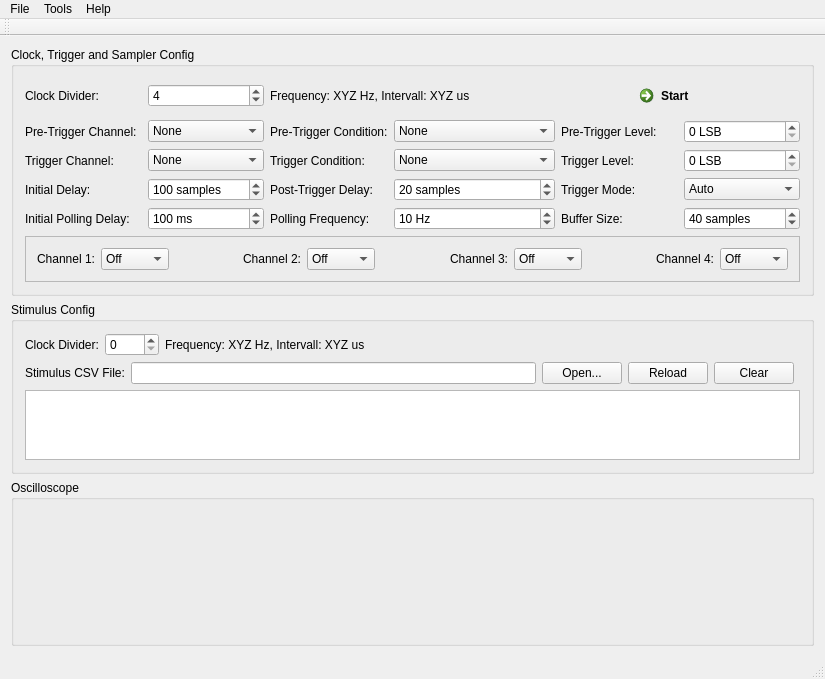
<?xml version="1.0" encoding="UTF-8"?>
<ui version="4.0">
 <class>MainWindow</class>
 <widget class="QMainWindow" name="MainWindow">
  <property name="geometry">
   <rect>
    <x>0</x>
    <y>0</y>
    <width>825</width>
    <height>679</height>
   </rect>
  </property>
  <property name="windowTitle">
   <string>BBLab</string>
  </property>
  <widget class="QWidget" name="centralWidget">
   <layout class="QVBoxLayout" name="verticalLayout">
    <item>
     <widget class="QGroupBox" name="config_sampler">
      <property name="title">
       <string>Clock, Trigger and Sampler Config</string>
      </property>
      <layout class="QGridLayout" name="gridLayout">
       <item row="0" column="0">
        <widget class="QLabel" name="label">
         <property name="text">
          <string>Clock Divider:</string>
         </property>
        </widget>
       </item>
       <item row="0" column="1">
        <widget class="QSpinBox" name="clkdiv">
         <property name="minimum">
          <number>1</number>
         </property>
         <property name="maximum">
          <number>1000</number>
         </property>
         <property name="value">
          <number>4</number>
         </property>
        </widget>
       </item>
       <item row="3" column="0">
        <widget class="QLabel" name="label_7">
         <property name="text">
          <string>Initial Delay:</string>
         </property>
        </widget>
       </item>
       <item row="3" column="2">
        <widget class="QLabel" name="label_8">
         <property name="text">
          <string>Post-Trigger Delay:</string>
         </property>
        </widget>
       </item>
       <item row="3" column="1">
        <widget class="QSpinBox" name="trigger_init_ticks">
         <property name="suffix">
          <string> samples</string>
         </property>
         <property name="prefix">
          <string/>
         </property>
         <property name="maximum">
          <number>1000</number>
         </property>
         <property name="value">
          <number>100</number>
         </property>
        </widget>
       </item>
       <item row="3" column="3">
        <widget class="QSpinBox" name="posttrig_nticks">
         <property name="suffix">
          <string> samples</string>
         </property>
         <property name="maximum">
          <number>999</number>
         </property>
         <property name="value">
          <number>20</number>
         </property>
        </widget>
       </item>
       <item row="4" column="0">
        <widget class="QLabel" name="label_9">
         <property name="text">
          <string>Initial Polling Delay:</string>
         </property>
        </widget>
       </item>
       <item row="4" column="2">
        <widget class="QLabel" name="label_10">
         <property name="text">
          <string>Polling Frequency:</string>
         </property>
        </widget>
       </item>
       <item row="4" column="1">
        <widget class="QSpinBox" name="poll_init_delay">
         <property name="suffix">
          <string> ms</string>
         </property>
         <property name="maximum">
          <number>10000</number>
         </property>
         <property name="value">
          <number>100</number>
         </property>
        </widget>
       </item>
       <item row="4" column="3">
        <widget class="QSpinBox" name="poll_frequency">
         <property name="suffix">
          <string> Hz</string>
         </property>
         <property name="minimum">
          <number>1</number>
         </property>
         <property name="value">
          <number>10</number>
         </property>
        </widget>
       </item>
       <item row="5" column="0" colspan="6">
        <widget class="QFrame" name="frame">
         <property name="sizePolicy">
          <sizepolicy hsizetype="Preferred" vsizetype="Fixed">
           <horstretch>0</horstretch>
           <verstretch>0</verstretch>
          </sizepolicy>
         </property>
         <property name="frameShape">
          <enum>QFrame::StyledPanel</enum>
         </property>
         <property name="frameShadow">
          <enum>QFrame::Raised</enum>
         </property>
         <layout class="QGridLayout" name="gridLayout_3">
          <property name="sizeConstraint">
           <enum>QLayout::SetDefaultConstraint</enum>
          </property>
          <item row="0" column="0">
           <widget class="QLabel" name="label_14">
            <property name="text">
             <string>Channel 1:</string>
            </property>
           </widget>
          </item>
          <item row="0" column="3">
           <widget class="QLabel" name="label_11">
            <property name="text">
             <string>Channel 2:</string>
            </property>
           </widget>
          </item>
          <item row="0" column="6">
           <widget class="QLabel" name="label_12">
            <property name="text">
             <string>Channel 3:</string>
            </property>
           </widget>
          </item>
          <item row="0" column="9">
           <widget class="QLabel" name="label_13">
            <property name="text">
             <string>Channel 4:</string>
            </property>
           </widget>
          </item>
          <item row="0" column="1">
           <widget class="QComboBox" name="ch1">
            <item>
             <property name="text">
              <string>Off</string>
             </property>
            </item>
            <item>
             <property name="text">
              <string>Digital</string>
             </property>
            </item>
            <item>
             <property name="text">
              <string>Analog</string>
             </property>
            </item>
            <item>
             <property name="text">
              <string>Both</string>
             </property>
            </item>
           </widget>
          </item>
          <item row="0" column="4">
           <widget class="QComboBox" name="ch2">
            <item>
             <property name="text">
              <string>Off</string>
             </property>
            </item>
            <item>
             <property name="text">
              <string>Digital</string>
             </property>
            </item>
            <item>
             <property name="text">
              <string>Analog</string>
             </property>
            </item>
            <item>
             <property name="text">
              <string>Both</string>
             </property>
            </item>
           </widget>
          </item>
          <item row="0" column="7">
           <widget class="QComboBox" name="ch3">
            <item>
             <property name="text">
              <string>Off</string>
             </property>
            </item>
            <item>
             <property name="text">
              <string>Digital</string>
             </property>
            </item>
            <item>
             <property name="text">
              <string>Analog</string>
             </property>
            </item>
            <item>
             <property name="text">
              <string>Both</string>
             </property>
            </item>
           </widget>
          </item>
          <item row="0" column="10">
           <widget class="QComboBox" name="ch4">
            <item>
             <property name="text">
              <string>Off</string>
             </property>
            </item>
            <item>
             <property name="text">
              <string>Digital</string>
             </property>
            </item>
            <item>
             <property name="text">
              <string>Analog</string>
             </property>
            </item>
            <item>
             <property name="text">
              <string>Both</string>
             </property>
            </item>
           </widget>
          </item>
          <item row="0" column="2">
           <spacer name="horizontalSpacer">
            <property name="orientation">
             <enum>Qt::Horizontal</enum>
            </property>
            <property name="sizeHint" stdset="0">
             <size>
              <width>40</width>
              <height>20</height>
             </size>
            </property>
           </spacer>
          </item>
          <item row="0" column="5">
           <spacer name="horizontalSpacer_2">
            <property name="orientation">
             <enum>Qt::Horizontal</enum>
            </property>
            <property name="sizeHint" stdset="0">
             <size>
              <width>40</width>
              <height>20</height>
             </size>
            </property>
           </spacer>
          </item>
          <item row="0" column="8">
           <spacer name="horizontalSpacer_3">
            <property name="orientation">
             <enum>Qt::Horizontal</enum>
            </property>
            <property name="sizeHint" stdset="0">
             <size>
              <width>40</width>
              <height>20</height>
             </size>
            </property>
           </spacer>
          </item>
         </layout>
        </widget>
       </item>
       <item row="3" column="4">
        <widget class="QLabel" name="label_17">
         <property name="text">
          <string>Trigger Mode:</string>
         </property>
        </widget>
       </item>
       <item row="4" column="4">
        <widget class="QLabel" name="label_18">
         <property name="text">
          <string>Buffer Size:</string>
         </property>
        </widget>
       </item>
       <item row="4" column="5">
        <widget class="QSpinBox" name="samplelen">
         <property name="suffix">
          <string> samples</string>
         </property>
         <property name="maximum">
          <number>999</number>
         </property>
         <property name="value">
          <number>40</number>
         </property>
        </widget>
       </item>
       <item row="3" column="5">
        <widget class="QComboBox" name="trigger_runmode">
         <item>
          <property name="text">
           <string>Auto</string>
          </property>
         </item>
         <item>
          <property name="text">
           <string>Normal</string>
          </property>
         </item>
         <item>
          <property name="text">
           <string>Single</string>
          </property>
         </item>
        </widget>
       </item>
       <item row="0" column="2" colspan="4">
        <layout class="QHBoxLayout" name="horizontalLayout">
         <item>
          <widget class="QLabel" name="clkinfo">
           <property name="text">
            <string>Frequency: XYZ Hz, Intervall: XYZ us</string>
           </property>
          </widget>
         </item>
         <item>
          <spacer name="horizontalSpacer_4">
           <property name="orientation">
            <enum>Qt::Horizontal</enum>
           </property>
           <property name="sizeHint" stdset="0">
            <size>
             <width>40</width>
             <height>20</height>
            </size>
           </property>
          </spacer>
         </item>
         <item>
          <widget class="QCommandLinkButton" name="start_stop">
           <property name="text">
            <string>Start</string>
           </property>
          </widget>
         </item>
        </layout>
       </item>
       <item row="1" column="5">
        <widget class="QSpinBox" name="pretrig_value">
         <property name="suffix">
          <string> LSB</string>
         </property>
         <property name="maximum">
          <number>254</number>
         </property>
        </widget>
       </item>
       <item row="1" column="4">
        <widget class="QLabel" name="label_3">
         <property name="text">
          <string>Pre-Trigger Level:</string>
         </property>
        </widget>
       </item>
       <item row="2" column="5">
        <widget class="QSpinBox" name="trigger_value">
         <property name="suffix">
          <string> LSB</string>
         </property>
         <property name="maximum">
          <number>254</number>
         </property>
        </widget>
       </item>
       <item row="2" column="4">
        <widget class="QLabel" name="label_5">
         <property name="text">
          <string>Trigger Level:</string>
         </property>
        </widget>
       </item>
       <item row="1" column="3">
        <widget class="QComboBox" name="pretrig_mode">
         <item>
          <property name="text">
           <string>None</string>
          </property>
         </item>
         <item>
          <property name="text">
           <string>Less-Then</string>
          </property>
         </item>
         <item>
          <property name="text">
           <string>Less-Equal</string>
          </property>
         </item>
         <item>
          <property name="text">
           <string>Equal</string>
          </property>
         </item>
         <item>
          <property name="text">
           <string>Greater-Equal</string>
          </property>
         </item>
         <item>
          <property name="text">
           <string>Greater-Then</string>
          </property>
         </item>
         <item>
          <property name="text">
           <string>Rising Edge (LT =&gt; GE)</string>
          </property>
         </item>
         <item>
          <property name="text">
           <string>Falling Edge (GT =&gt; LE)</string>
          </property>
         </item>
        </widget>
       </item>
       <item row="2" column="3">
        <widget class="QComboBox" name="trigger_mode">
         <item>
          <property name="text">
           <string>None</string>
          </property>
         </item>
         <item>
          <property name="text">
           <string>Less-Then</string>
          </property>
         </item>
         <item>
          <property name="text">
           <string>Less-Equal</string>
          </property>
         </item>
         <item>
          <property name="text">
           <string>Equal</string>
          </property>
         </item>
         <item>
          <property name="text">
           <string>Greater-Equal</string>
          </property>
         </item>
         <item>
          <property name="text">
           <string>Greater-Then</string>
          </property>
         </item>
         <item>
          <property name="text">
           <string>Rising Edge (LT =&gt; GE)</string>
          </property>
         </item>
         <item>
          <property name="text">
           <string>Falling Edge (GT =&gt; LE)</string>
          </property>
         </item>
        </widget>
       </item>
       <item row="1" column="2">
        <widget class="QLabel" name="label_2">
         <property name="text">
          <string>Pre-Trigger Condition:</string>
         </property>
        </widget>
       </item>
       <item row="2" column="2">
        <widget class="QLabel" name="label_4">
         <property name="text">
          <string>Trigger Condition:</string>
         </property>
        </widget>
       </item>
       <item row="1" column="0">
        <widget class="QLabel" name="label_15">
         <property name="text">
          <string>Pre-Trigger Channel:</string>
         </property>
        </widget>
       </item>
       <item row="1" column="1">
        <widget class="QComboBox" name="pretrig_channel">
         <item>
          <property name="text">
           <string>None</string>
          </property>
         </item>
         <item>
          <property name="text">
           <string>Digital 1</string>
          </property>
         </item>
         <item>
          <property name="text">
           <string>Digital 2</string>
          </property>
         </item>
         <item>
          <property name="text">
           <string>Digital 3</string>
          </property>
         </item>
         <item>
          <property name="text">
           <string>Digital 4</string>
          </property>
         </item>
         <item>
          <property name="text">
           <string>Analog 1</string>
          </property>
         </item>
         <item>
          <property name="text">
           <string>Analog 2</string>
          </property>
         </item>
         <item>
          <property name="text">
           <string>Analog 3</string>
          </property>
         </item>
         <item>
          <property name="text">
           <string>Analog 4</string>
          </property>
         </item>
         <item>
          <property name="text">
           <string>Ouput Idx</string>
          </property>
         </item>
        </widget>
       </item>
       <item row="2" column="0">
        <widget class="QLabel" name="label_16">
         <property name="text">
          <string>Trigger Channel:</string>
         </property>
        </widget>
       </item>
       <item row="2" column="1">
        <widget class="QComboBox" name="trigger_channel">
         <item>
          <property name="text">
           <string>None</string>
          </property>
         </item>
         <item>
          <property name="text">
           <string>Digital 1</string>
          </property>
         </item>
         <item>
          <property name="text">
           <string>Digital 2</string>
          </property>
         </item>
         <item>
          <property name="text">
           <string>Digital 3</string>
          </property>
         </item>
         <item>
          <property name="text">
           <string>Digital 4</string>
          </property>
         </item>
         <item>
          <property name="text">
           <string>Analog 1</string>
          </property>
         </item>
         <item>
          <property name="text">
           <string>Analog 2</string>
          </property>
         </item>
         <item>
          <property name="text">
           <string>Analog 3</string>
          </property>
         </item>
         <item>
          <property name="text">
           <string>Analog 4</string>
          </property>
         </item>
         <item>
          <property name="text">
           <string>Output Idx</string>
          </property>
         </item>
        </widget>
       </item>
      </layout>
     </widget>
    </item>
    <item>
     <widget class="QGroupBox" name="config_stim">
      <property name="title">
       <string>Stimulus Config</string>
      </property>
      <layout class="QGridLayout" name="gridLayout_2">
       <item row="0" column="0" colspan="6">
        <layout class="QHBoxLayout" name="horizontalLayout_2">
         <item>
          <widget class="QLabel" name="label_6">
           <property name="text">
            <string>Clock Divider:</string>
           </property>
          </widget>
         </item>
         <item>
          <widget class="QSpinBox" name="outclkdiv">
           <property name="minimum">
            <number>0</number>
           </property>
           <property name="maximum">
            <number>1000</number>
           </property>
           <property name="value">
            <number>0</number>
           </property>
          </widget>
         </item>
         <item>
          <widget class="QLabel" name="outclkinfo">
           <property name="text">
            <string>Frequency: XYZ Hz, Intervall: XYZ us</string>
           </property>
          </widget>
         </item>
         <item>
          <spacer name="horizontalSpacer_5">
           <property name="orientation">
            <enum>Qt::Horizontal</enum>
           </property>
           <property name="sizeHint" stdset="0">
            <size>
             <width>40</width>
             <height>20</height>
            </size>
           </property>
          </spacer>
         </item>
        </layout>
       </item>
       <item row="1" column="0">
        <widget class="QLabel" name="label_19">
         <property name="text">
          <string>Stimulus CSV File:</string>
         </property>
        </widget>
       </item>
       <item row="1" column="1">
        <widget class="QLineEdit" name="stim_filename"/>
       </item>
       <item row="1" column="2">
        <widget class="QPushButton" name="stim_open">
         <property name="text">
          <string>Open...</string>
         </property>
        </widget>
       </item>
       <item row="2" column="0" colspan="6">
        <widget class="QPlainTextEdit" name="stim_info">
         <property name="sizePolicy">
          <sizepolicy hsizetype="Expanding" vsizetype="Preferred">
           <horstretch>0</horstretch>
           <verstretch>0</verstretch>
          </sizepolicy>
         </property>
         <property name="maximumSize">
          <size>
           <width>16777215</width>
           <height>70</height>
          </size>
         </property>
         <property name="readOnly">
          <bool>true</bool>
         </property>
        </widget>
       </item>
       <item row="1" column="4">
        <widget class="QPushButton" name="stim_clear">
         <property name="text">
          <string>Clear</string>
         </property>
        </widget>
       </item>
       <item row="1" column="3">
        <widget class="QPushButton" name="stim_reload">
         <property name="text">
          <string>Reload</string>
         </property>
        </widget>
       </item>
      </layout>
     </widget>
    </item>
    <item>
     <widget class="QGroupBox" name="groupBox_3">
      <property name="sizePolicy">
       <sizepolicy hsizetype="Preferred" vsizetype="Expanding">
        <horstretch>0</horstretch>
        <verstretch>0</verstretch>
       </sizepolicy>
      </property>
      <property name="title">
       <string>Oscilloscope</string>
      </property>
     </widget>
    </item>
   </layout>
  </widget>
  <widget class="QMenuBar" name="menuBar">
   <property name="geometry">
    <rect>
     <x>0</x>
     <y>0</y>
     <width>825</width>
     <height>20</height>
    </rect>
   </property>
   <widget class="QMenu" name="menuHelp">
    <property name="title">
     <string>Help</string>
    </property>
    <addaction name="actionAbout_BBLab"/>
   </widget>
   <widget class="QMenu" name="menuFile">
    <property name="title">
     <string>File</string>
    </property>
    <addaction name="actionNew_Config"/>
    <addaction name="actionOpen_Config"/>
    <addaction name="actionSave_Config"/>
    <addaction name="actionSave_Config_As"/>
    <addaction name="separator"/>
    <addaction name="actionExport_Data"/>
    <addaction name="actionExport_Image"/>
    <addaction name="separator"/>
    <addaction name="actionQuit"/>
   </widget>
   <widget class="QMenu" name="menuTools">
    <property name="title">
     <string>Tools</string>
    </property>
    <addaction name="actionRunning"/>
    <addaction name="actionSampler_Config"/>
    <addaction name="actionStimulus_Config"/>
   </widget>
   <addaction name="menuFile"/>
   <addaction name="menuTools"/>
   <addaction name="menuHelp"/>
  </widget>
  <widget class="QToolBar" name="mainToolBar">
   <attribute name="toolBarArea">
    <enum>TopToolBarArea</enum>
   </attribute>
   <attribute name="toolBarBreak">
    <bool>false</bool>
   </attribute>
  </widget>
  <widget class="QStatusBar" name="statusBar"/>
  <action name="actionNew_Config">
   <property name="text">
    <string>New Config</string>
   </property>
  </action>
  <action name="actionOpen_Config">
   <property name="text">
    <string>Open Config..</string>
   </property>
  </action>
  <action name="actionSave_Config">
   <property name="text">
    <string>Save Config</string>
   </property>
  </action>
  <action name="actionSave_Config_As">
   <property name="text">
    <string>Save Config As..</string>
   </property>
  </action>
  <action name="actionExport_Data">
   <property name="text">
    <string>Export Data..</string>
   </property>
  </action>
  <action name="actionExport_Image">
   <property name="text">
    <string>Export Image..</string>
   </property>
  </action>
  <action name="actionSampler_Config">
   <property name="checkable">
    <bool>true</bool>
   </property>
   <property name="checked">
    <bool>true</bool>
   </property>
   <property name="text">
    <string>Sampler Config</string>
   </property>
  </action>
  <action name="actionStimulus_Config">
   <property name="checkable">
    <bool>true</bool>
   </property>
   <property name="checked">
    <bool>true</bool>
   </property>
   <property name="text">
    <string>Stimulus Config</string>
   </property>
  </action>
  <action name="actionRunning">
   <property name="checkable">
    <bool>true</bool>
   </property>
   <property name="text">
    <string>Running</string>
   </property>
  </action>
  <action name="actionAbout_BBLab">
   <property name="text">
    <string>About BBLab</string>
   </property>
  </action>
  <action name="actionQuit">
   <property name="text">
    <string>Quit</string>
   </property>
  </action>
 </widget>
 <layoutdefault spacing="6" margin="11"/>
 <resources/>
 <connections/>
</ui>
